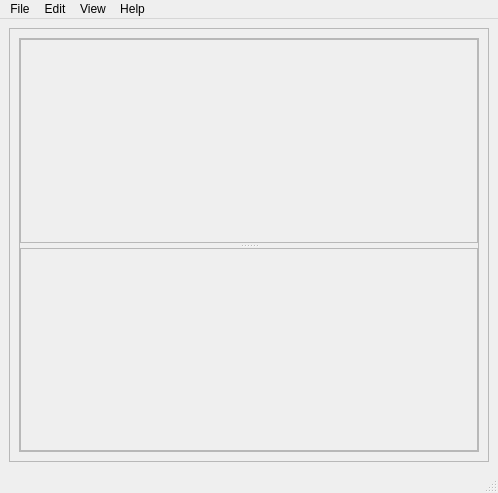
<?xml version="1.0" encoding="UTF-8"?>
<ui version="4.0">
 <class>MoltkMainWindow</class>
 <widget class="QMainWindow" name="MoltkMainWindow">
  <property name="geometry">
   <rect>
    <x>0</x>
    <y>0</y>
    <width>498</width>
    <height>493</height>
   </rect>
  </property>
  <property name="windowTitle">
   <string>MolTK: (no molecules)</string>
  </property>
  <widget class="QWidget" name="centralwidget">
   <layout class="QHBoxLayout" name="horizontalLayout">
    <item>
     <widget class="QFrame" name="frame">
      <property name="frameShape">
       <enum>QFrame::StyledPanel</enum>
      </property>
      <property name="frameShadow">
       <enum>QFrame::Raised</enum>
      </property>
      <layout class="QHBoxLayout" name="horizontalLayout_2">
       <item>
        <widget class="QSplitter" name="splitter">
         <property name="frameShape">
          <enum>QFrame::StyledPanel</enum>
         </property>
         <property name="frameShadow">
          <enum>QFrame::Raised</enum>
         </property>
         <property name="orientation">
          <enum>Qt::Vertical</enum>
         </property>
         <property name="opaqueResize">
          <bool>true</bool>
         </property>
         <property name="handleWidth">
          <number>5</number>
         </property>
         <widget class="QFrame" name="frame_2">
          <property name="frameShape">
           <enum>QFrame::StyledPanel</enum>
          </property>
          <property name="frameShadow">
           <enum>QFrame::Raised</enum>
          </property>
          <property name="lineWidth">
           <number>5</number>
          </property>
         </widget>
         <widget class="QFrame" name="frame_3">
          <property name="frameShape">
           <enum>QFrame::StyledPanel</enum>
          </property>
          <property name="frameShadow">
           <enum>QFrame::Raised</enum>
          </property>
          <property name="lineWidth">
           <number>5</number>
          </property>
         </widget>
        </widget>
       </item>
      </layout>
     </widget>
    </item>
   </layout>
  </widget>
  <widget class="QMenuBar" name="menubar">
   <property name="geometry">
    <rect>
     <x>0</x>
     <y>0</y>
     <width>498</width>
     <height>21</height>
    </rect>
   </property>
   <widget class="QMenu" name="menuFile">
    <property name="title">
     <string>File</string>
    </property>
    <addaction name="actionOpen"/>
   </widget>
   <widget class="QMenu" name="menuHelp">
    <property name="title">
     <string>Help</string>
    </property>
   </widget>
   <widget class="QMenu" name="menuEdit">
    <property name="title">
     <string>Edit</string>
    </property>
   </widget>
   <widget class="QMenu" name="menuView">
    <property name="title">
     <string>View</string>
    </property>
   </widget>
   <addaction name="menuFile"/>
   <addaction name="menuEdit"/>
   <addaction name="menuView"/>
   <addaction name="menuHelp"/>
  </widget>
  <widget class="QStatusBar" name="statusbar"/>
  <action name="actionOpen">
   <property name="text">
    <string>Open...</string>
   </property>
  </action>
 </widget>
 <resources/>
 <connections/>
</ui>
